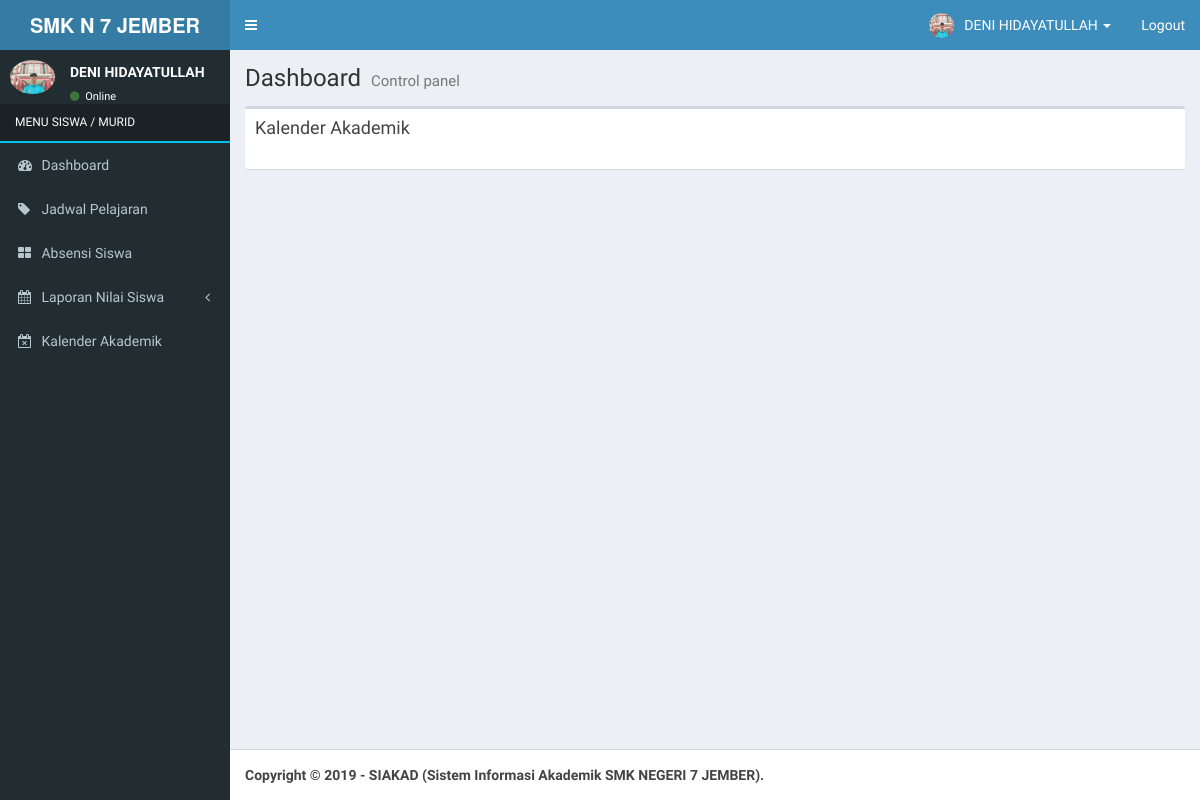
Before: /index_siswa.php?view=kalender (signed in) with the older database file.
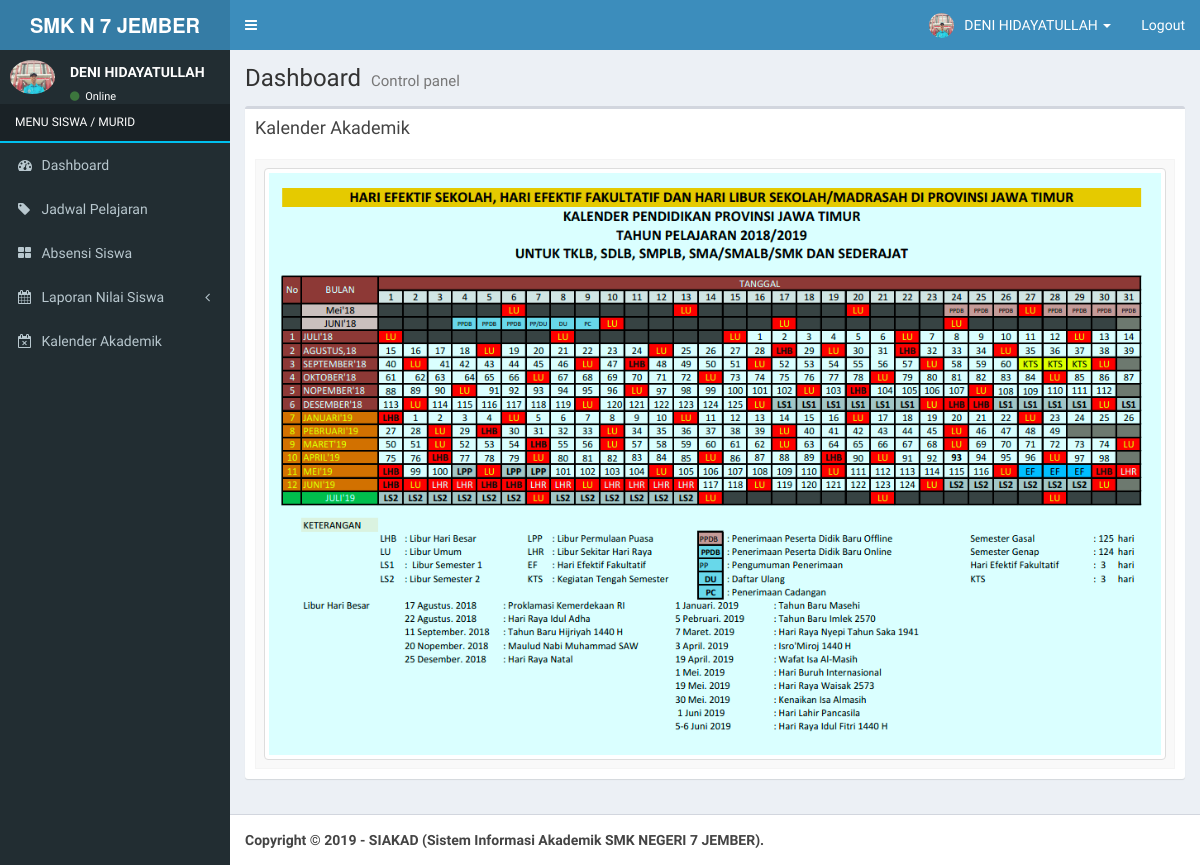
After: the same page with the newer database file.
### tables this page shows
CREATE TABLE `kalender_akademik` (
  `id_kalender_akademik` int(11) NOT NULL,
  `foto` varchar(255) NOT NULL
);

### menu-siswa.php (the view, shortened to what this page needs)
<section class="sidebar">
  <div class="user-panel">
    <div class="pull-left image">
      <img src="<?php echo $foto; ?>" class="img-circle" alt="User Image">
    </div>
    <div class="pull-left info">
      <p><?php echo $nama; ?></p>
      <a href="#"><i class="fa fa-circle text-success"></i> Online</a>
    </div>
  </div>
  <ul class="sidebar-menu">
    <li class="header" style='color:#fff; text-transform:uppercase; border-bottom:2px solid #00c0ef'>MENU <?php echo $level; ?></li>
    <li><a href="index_siswa.php"><i class="fa fa-dashboard"></i> <span>Dashboard</span></a></li>
    <li><a href="index_siswa.php?view=jadwalmapel"><i class="fa fa-tag"></i> <span>Jadwal Pelajaran</span></a></li>
    <li><a href="index_siswa.php?view=absensi"><i class="fa fa-th-large"></i> <span>Absensi Siswa</span></a></li>
    <li class="treeview">
      <a href="#"><i class="fa fa-calendar"></i> <span>Laporan Nilai Siswa</span><i class="fa fa-angle-left pull-right"></i></a>
        <li><a href="index_siswa.php?view=kalender"><i class="fa fa-calendar-times-o"></i> <span>Kalender Akademik</span></a></li>
    </li>
  </ul>
</section>

### application/siswa/kalender_akademik.php (shortened to what this page needs)
<?php if ($_GET[act] == '') { ?>
  <div class="col-xs-12">
    <div class="box">
      <div class="box-header">
        <h3 class="box-title">Kalender Akademik </h3>
       </div>
      <div class="box-body">
        <table id="example" class="table table-bordered table-striped">
          <tbody>
            <?php
              $tampil = mysqli_query($koneksi, "SELECT * FROM kalender_akademik  ORDER BY id_kalender_akademik DESC");
              while ($r = mysqli_fetch_array($tampil)) {
                echo "<tr><td>";
                if (trim($s[foto]) == '') {
                  echo "<img class='img-thumbnail' style='width:100%' src='foto_kalender/$r[foto]'>";
                } else {
                  echo "<img class='img-thumbnail' style='width:155px' src='foto_kalender/$r[foto]'>";
                }
                echo "</tr>";
              }
              ?>
          </tbody>
        </table>
      </div>
    </div>
  </div>
<?php } ?>

Changed rows visible on the page:
added kalender_akademik: foto (picture)
